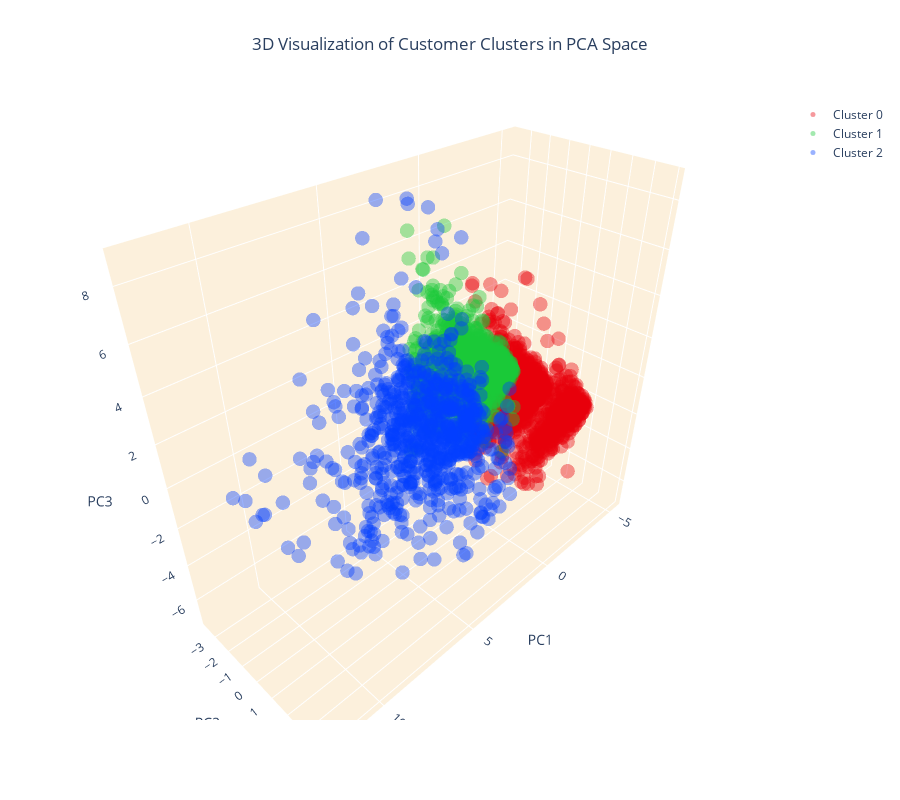

The cell this chart's notebook holds for it:
### Code cell
# Setting up the color scheme for the clusters (RGB order)
colors = ['#e8000b', '#1ac938', '#023eff']
# Create separate data frames for each cluster
cluster_0 = customer_data_pca[customer_data_pca['cluster'] == 0]
cluster_1 = customer_data_pca[customer_data_pca['cluster'] == 1]
cluster_2 = customer_data_pca[customer_data_pca['cluster'] == 2]

# Create a 3D scatter plot
fig = go.Figure()

# Add data points for each cluster separately and specify the color
fig.add_trace(go.Scatter3d(x=cluster_0['PC1'], y=cluster_0['PC2'], z=cluster_0['PC3'], 
                           mode='markers', marker=dict(color=colors[0], size=5, opacity=0.4), name='Cluster 0'))
fig.add_trace(go.Scatter3d(x=cluster_1['PC1'], y=cluster_1['PC2'], z=cluster_1['PC3'], 
                           mode='markers', marker=dict(color=colors[1], size=5, opacity=0.4), name='Cluster 1'))
fig.add_trace(go.Scatter3d(x=cluster_2['PC1'], y=cluster_2['PC2'], z=cluster_2['PC3'], 
                           mode='markers', marker=dict(color=colors[2], size=5, opacity=0.4), name='Cluster 2'))

# Set the title and layout details
fig.update_layout(
    title=dict(text='3D Visualization of Customer Clusters in PCA Space', x=0.5),
    scene=dict(
        xaxis=dict(backgroundcolor="#fcf0dc", gridcolor='white', title='PC1'),
        yaxis=dict(backgroundcolor="#fcf0dc", gridcolor='white', title='PC2'),
        zaxis=dict(backgroundcolor="#fcf0dc", gridcolor='white', title='PC3'),
    ),
    width=900,
    height=800
)

# Show the plot
fig.show()

### Figure 1 — Plotly figure (JSON) as saved in the notebook; plotly's stock layout.template omitted (floating-point values rounded to 4 significant figures; data arrays with more than 128 entries replaced by an {"elided": "..."} marker saying what was removed)
{"data": [{"marker": {"color": "#e8000b", "opacity": 0.4, "size": 5}, "mode": "markers", "name": "Cluster 0", "type": "scatter3d", "x": {"elided": "1656 float values"}, "y": {"elided": "1656 float values"}, "z": {"elided": "1656 float values"}}, {"marker": {"color": "#1ac938", "opacity": 0.4, "size": 5}, "mode": "markers", "name": "Cluster 1", "type": "scatter3d", "x": {"elided": "1677 float values"}, "y": {"elided": "1677 float values"}, "z": {"elided": "1677 float values"}}, {"marker": {"color": "#023eff", "opacity": 0.4, "size": 5}, "mode": "markers", "name": "Cluster 2", "type": "scatter3d", "x": {"elided": "734 float values"}, "y": {"elided": "734 float values"}, "z": {"elided": "734 float values"}}], "layout": {"height": 800, "scene": {"xaxis": {"backgroundcolor": "#fcf0dc", "gridcolor": "white", "title": {"text": "PC1"}}, "yaxis": {"backgroundcolor": "#fcf0dc", "gridcolor": "white", "title": {"text": "PC2"}}, "zaxis": {"backgroundcolor": "#fcf0dc", "gridcolor": "white", "title": {"text": "PC3"}}}, "title": {"text": "3D Visualization of Customer Clusters in PCA Space", "x": 0.5}, "width": 900}}
